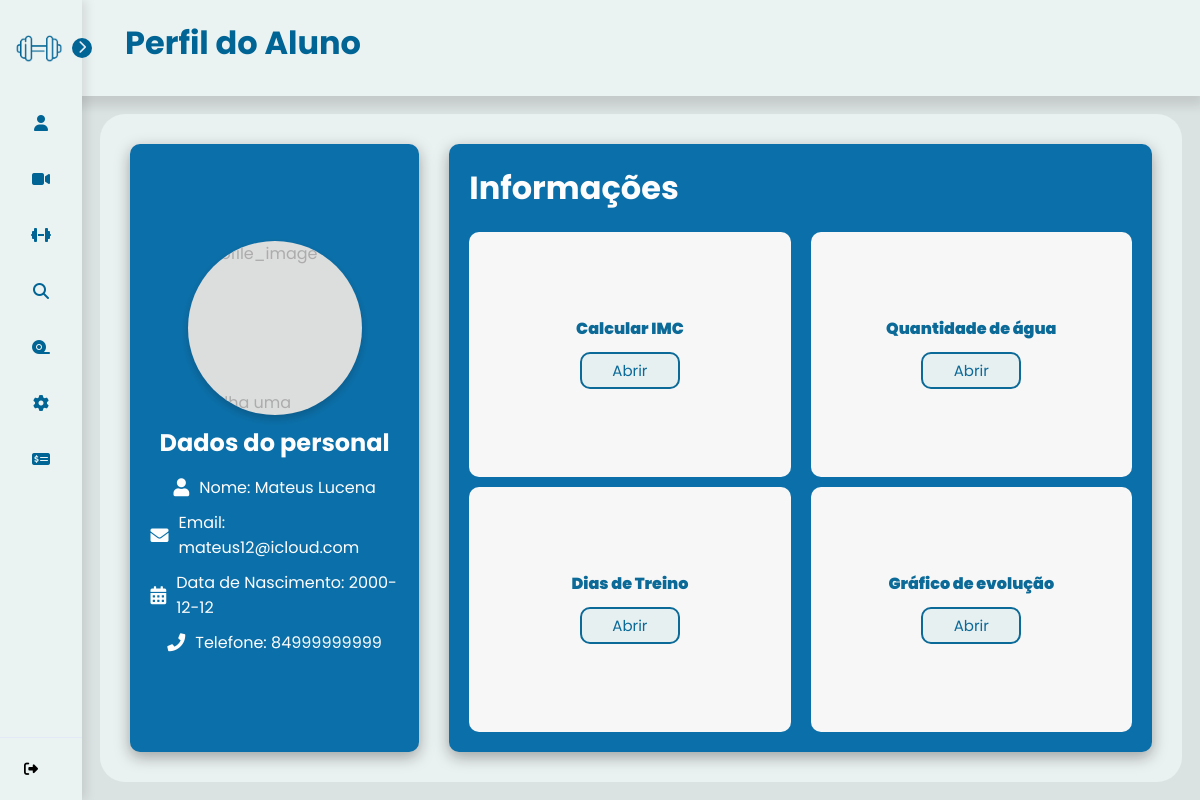
/profile (signed in), run on the app's committed database.
### tables this page shows
CREATE TABLE users (
    use_id INTEGER PRIMARY KEY AUTOINCREMENT,
    use_nome TEXT NOT NULL,
    use_senha TEXT NOT NULL,
    use_email TEXT NOT NULL,
    use_telefone TEXT NOT NULL,
    use_data_nascimento DATE NOT NULL,
    use_genero TEXT NOT NULL,
    use_tipo_usuario TEXT NOT NULL,
    use_dias_treino INT,
    use_horario_treino TIME,
    use_dias_trabalho INT ,
    use_horario_trabalho TIME,
    use_idade INT,
    use_peso FLOAT,
    use_altura FLOAT,
    use_imagem BLOB,
    use_foco_treino VARCHAR(90), /*foco do treino que o aluno quer desenvolver*/
    use_tipo_treino VARCHAR(90), /*tipo do treino que o personal gosta de ensinar*/
    use_contador INTEGER DEFAULT 0
);

### controllers/ProfileController.py (the view)
@profile_bp.route('/profile')
@login_required
def profile():
    user_id = current_user.get_id()
    user = User.get(user_id)
    total_treinos = Treino.contar_treinos(user_id)
    if user:
        user.total_treinos = total_treinos
        return render_template('profile.html', user_info=user)
    else:
        flash("Usuário não encontrado.")
        return redirect(url_for('index'))

### app.py (called while the page is built)
@login_manager.user_loader
def load_user(user_id):
    return User.get(user_id)

### models/Training.py (called while the page is built)
    @classmethod
    def contar_treinos(cls, user_id):
        conn = obter_conexao()
        count = conn.execute(
            'SELECT COUNT(*) FROM dias_treino WHERE user_id = ?',
            (user_id,)
        ).fetchone()[0]
        conn.close()
        return count

### models/User.py (called while the page is built)
    def get_id(self):
        return self.id

### models/__init__.py (called while the page is built)
def obter_conexao():
    conn = sqlite3.connect('database.db')
    conn.row_factory = sqlite3.Row
    return conn

### templates/profile.html (shortened to what this page needs)
{% extends "base.html" %}
{% block titlePage %} Perfil do Aluno {% endblock %}
{% block content %}
<div class="profile-page">
    <div class="profile-container1">
        <form method="POST" action="{{ url_for('profile.upload_imagem') }}" enctype="multipart/form-data" class="picture">
            <label for="picture__input" tabIndex="0">
                <span class="picture__image">Escolha uma imagem</span>
                <img src="{{ url_for('profile.imagem_usuario', user_id=user_info.id) }}" alt="profile_image" class="picture__img">
            </label>
        </form>
        <h2>Dados do {{ user_info.tipo_usuario}}</h2>
        <div class="profile-info1">
            <div class="info-item">
                <i class="fas fa-user"></i>
                <p>Nome: {{ user_info.nome }}</p>
            </div>
            <div class="info-item">
                <i class="fas fa-envelope"></i>
                <p>Email: {{ user_info.email }}</p>
            </div>
            <div class="info-item">
                <i class="fas fa-calendar-alt"></i>
                <p>Data de Nascimento: {{ user_info.data_nascimento }} </p>
            </div>
            <div class="info-item">
                <i class="fas fa-phone"></i>
                <p>Telefone: {{ user_info.telefone }}</p>
            </div>
        </div>
    </div>
    <div class="profile-container2">
        <h1>Informações</h1>
        <div class="profile-info2">
            <div class="info2-items">
                <div class="info2-item-text fas " style="color:#006494;">
                    <p>Calcular IMC</p>
                </div>
                <div class="info2-buttons" onclick="openModal('modal1')">Abrir</div>
            </div>
            <div class="info2-items">
                <div class="info2-item-text fas " style="color:#006494;">
                    <p>Quantidade de água</p>
                </div>
                <div class="info2-buttons" onclick="openModal('modal')">Abrir</div>
            </div>
            <div class="info2-items">
                <div class="info2-item-text fas " style="color:#006494;">
                    <p> Dias de Treino </p>
                </div>
                <div class="info2-buttons" onclick="openModal('modal3')">Abrir</div>
            </div>
            <div class="info2-items">
                <div class="info2-item-text fas " style="color:#006494;">
                    <p> Gráfico de evolução</p>
                </div>
                <div class="info2-buttons" onclick="openModal('modal4')">Abrir</div>
            </div>
        </div>
    </div>
</div>
{% endblock %}

### templates/base.html (style rules this page uses)
* { margin: 0; padding: 0; box-sizing: border-box; font-family: 'Poppins', sans-serif; }
body { display: flex; min-height: 100vh; background-color: #dbe2e2; padding-left: 82px; color: #0d2329; }

### data on the page
users: tipo_usuario "personal", nome "Mateus Lucena", email "mateus12@icloud.com", data_nascimento "2000-12-12", telefone "84999999999"
